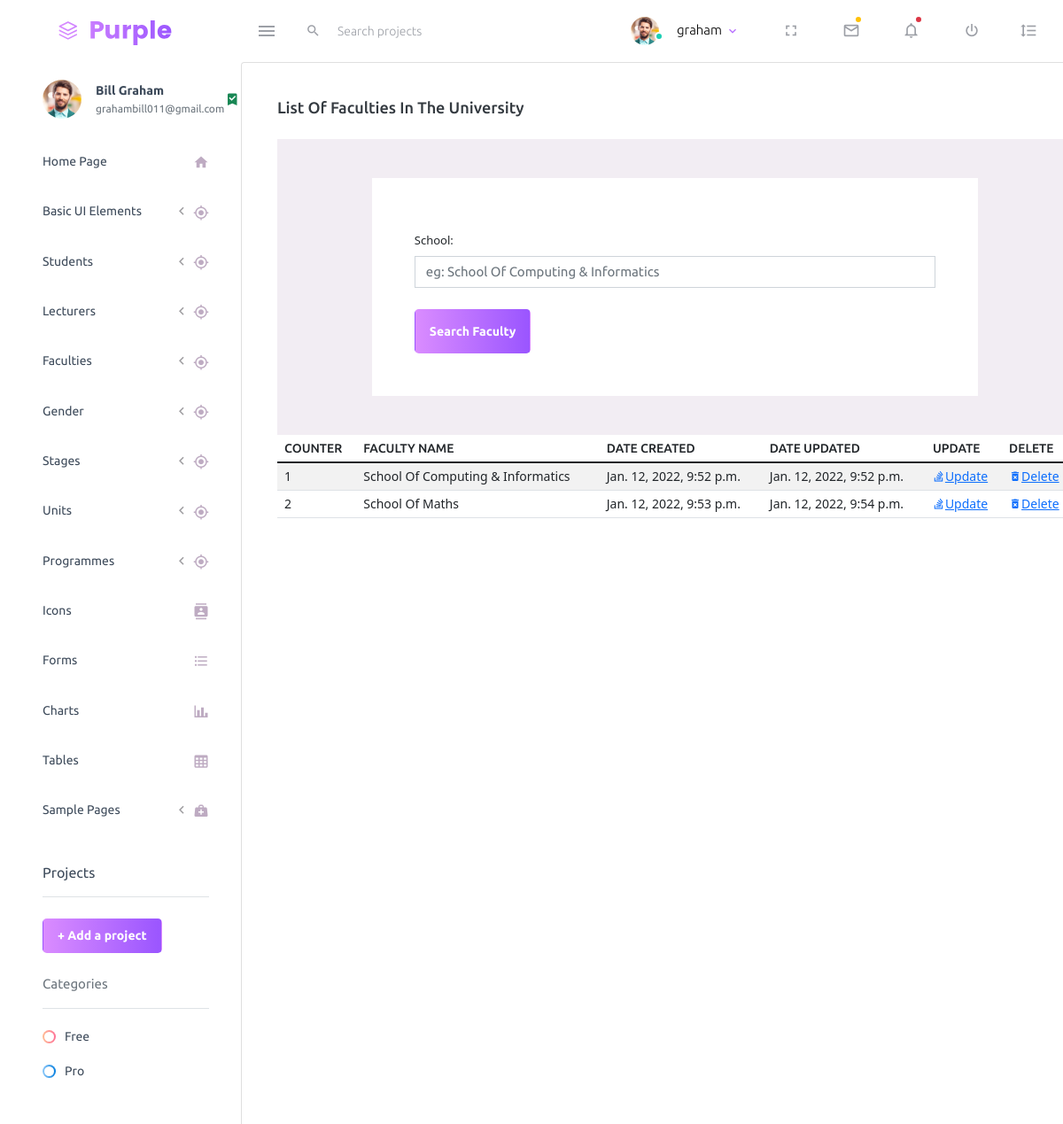
Page /school/list-faculty/ (signed in) on the earlier database version.
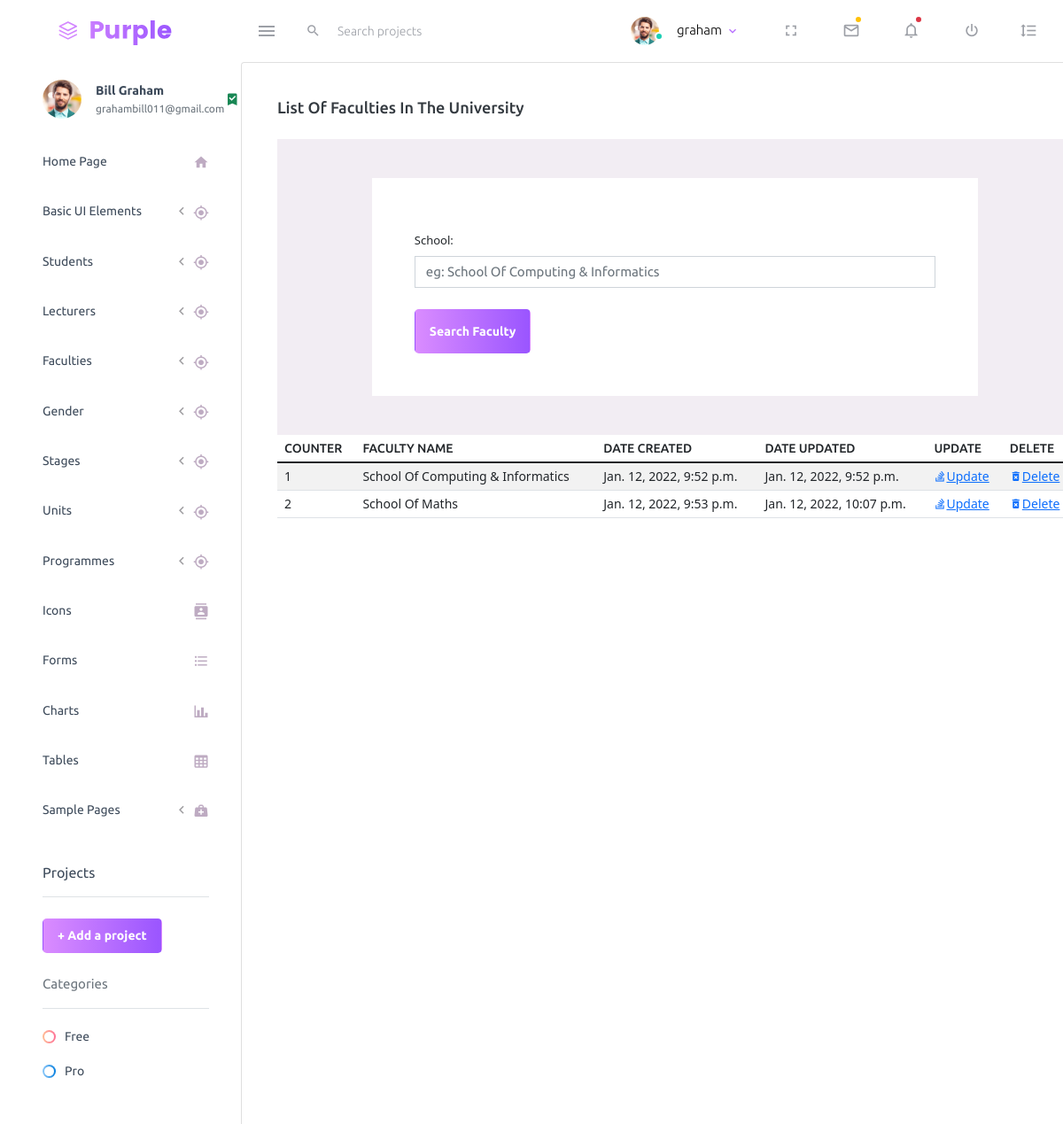
Same page on the later database version.
### school/models.py (models this page shows, shortened)
class Faculty(models.Model):
    school=models.CharField(max_length=255, blank=True, null=True)
    date_created=models.DateTimeField(null=True, blank=True, auto_now_add=True)
    date_updated=models.DateTimeField(null=True, blank=True, auto_now=True)

### school/views.py (the view)
# urls.py: path('list-faculty/', views.ListFaculty, name='list-faculty'),
@login_required
def ListFaculty(request):
	title = 'List of Faculties In The University'
	form = FacultySearchForm(request.POST or None)
	queryset = Faculty.objects.all()
	context = {
		"title": title,
		"queryset": queryset,
	}
	if request.method == 'POST':
		queryset = Faculty.objects.filter(school__icontains=form['school'].value())
	context = {
	"form": form,
	"title": title,
	"queryset": queryset,
	}
	return render(request, "school/list-faculty.html", context)

### school/forms.py
class FacultySearchForm(forms.ModelForm):
    class Meta:
        model=Faculty
        fields=['school']
        widgets = {'school':forms.TextInput(attrs={'class':'form-control','placeholder':'eg: School Of Computing & Informatics'})}

### school/templates/school/list-faculty.html (shortened to what this page needs)
{% extends 'index2.html' %}
{% load static %}
{% block content %}
<div class="col-lg-10 grid-margin stretch-card">
    <div class="card">
      <div class="card-body">
        <h4 class="card-title">{{title}}</h4>
        <div class="content-wrapper d-flex align-items-center auth">
            <div class="row flex-grow">
              <div class="col-lg-10 mx-auto">
                <div class="auth-form-light text-left p-5">
                  <form class="pt-3" method="post" action="">
                      <fieldset>
                        {% for fm in form %}
                            <div class="form-group">
                                {{fm.label_tag}}
                                {{fm}}
                            </div>
                        {% endfor %}
                        <div class="mt-3">
                          <button class="btn btn-block btn-gradient-primary btn-lg font-weight-medium auth-form-btn" type="submit">Search Faculty</button>
                        </div>
                      </fieldset>
                  </form>
                </div>
              </div>
            </div>
          </div>
        <div class="col-lg-12 table-responsive fixed-table-body">
          <table class="table table-striped">
            <thead>
              <tr>
                <th> COUNTER </th>
                <th> FACULTY NAME </th>
                <th> DATE CREATED </th>
                <th> DATE UPDATED </th>
                <th> UPDATE </th>
                <th> DELETE </th>
              </tr>
            </thead>
            <tbody>
              {% for instance in queryset %}
              <tr>
                  <td class="py-1">{{forloop.counter}}</td>
                  <td>{{instance.school}}</td>
                  <td>{{instance.date_created}}</td>
                  <td>{{instance.date_updated}}</td>
                  <td><a class="mdi mdi-stack-overflow" href="{% url 'school:edit-faculty' instance.id%}">Update</a></td>
                  <td><a class="mdi mdi-delete-forever" href="{% url 'school:delete-faculty' instance.id%}">Delete</a></td>
              </tr>
              {% endfor %}
            </tbody>
          </table>
        </div>
      </div>
    </div>
  </div>
  {% endblock content %}

Differences in the rows shown:
changed Faculty "School Of Maths": date_updated "Jan. 12, 2022, 9:54 p.m." → "Jan. 12, 2022, 10:07 p.m."
